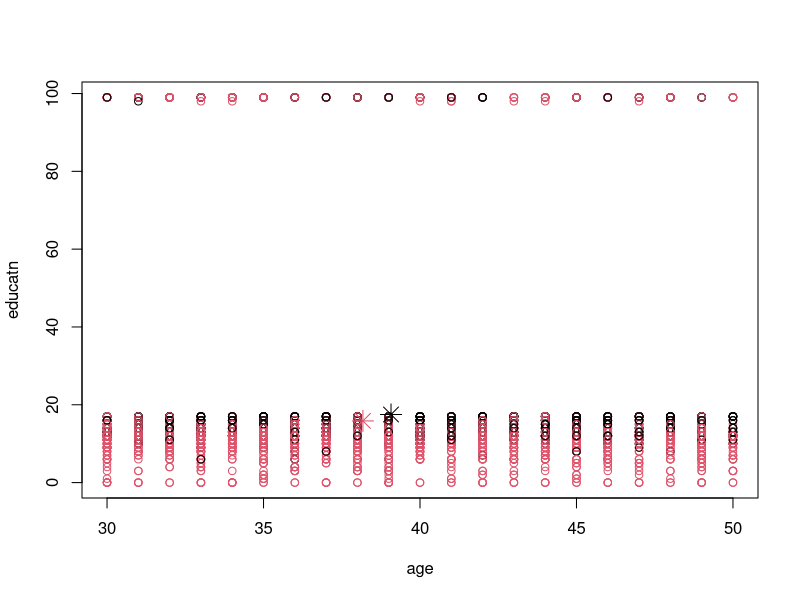
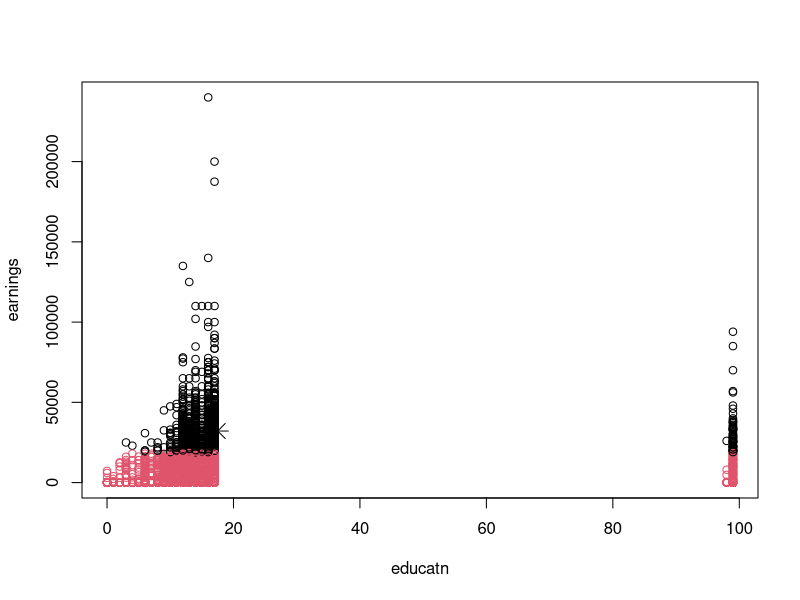
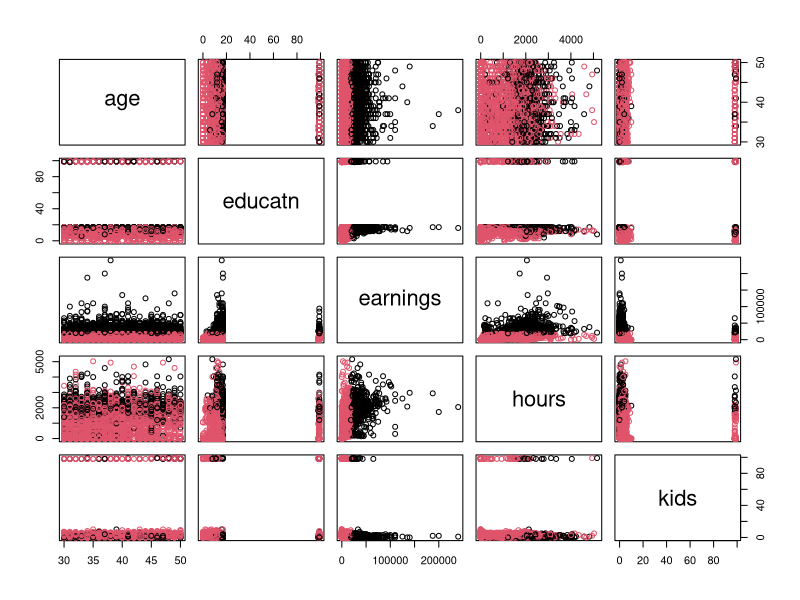
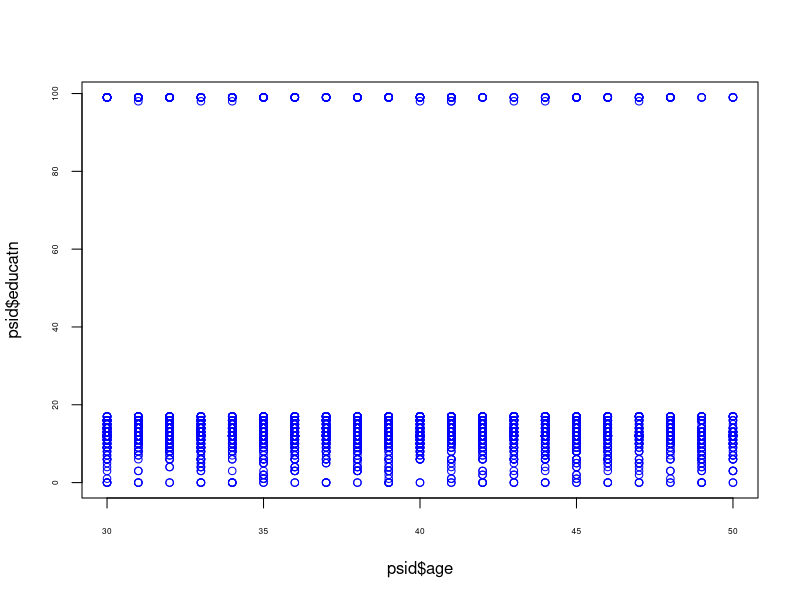
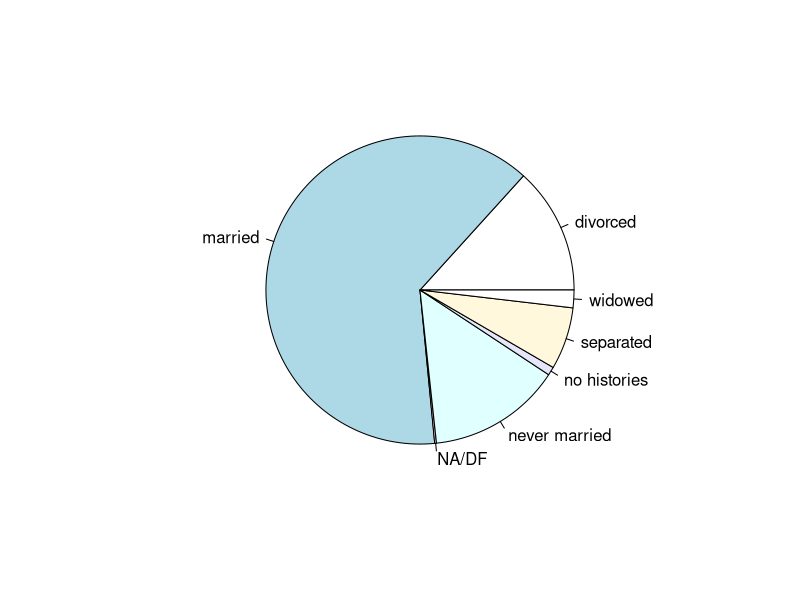
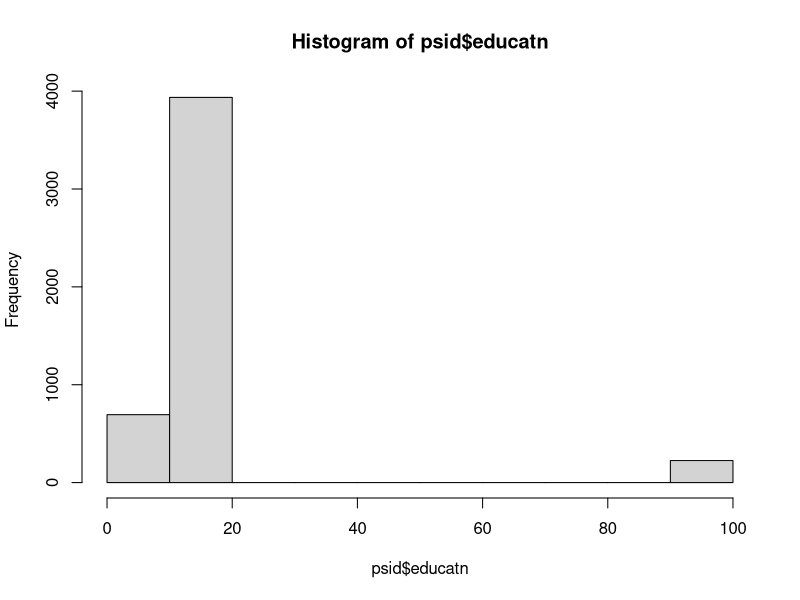
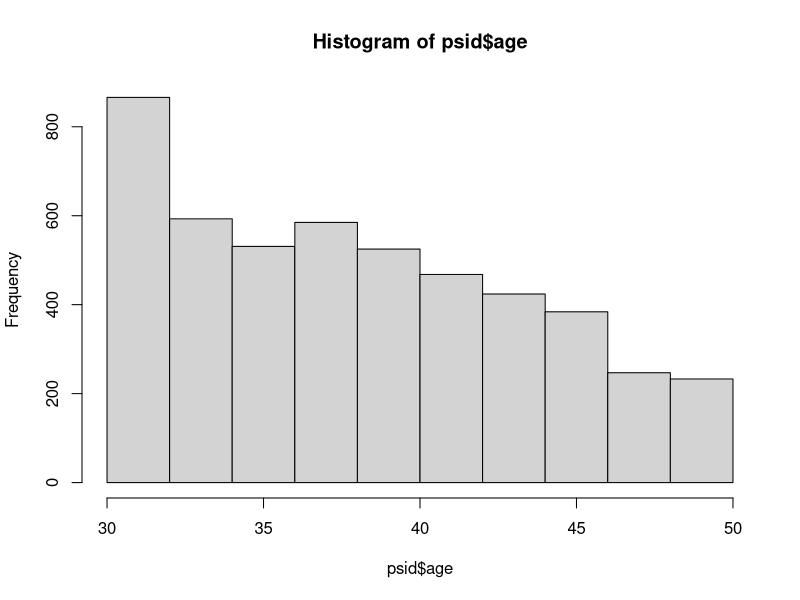
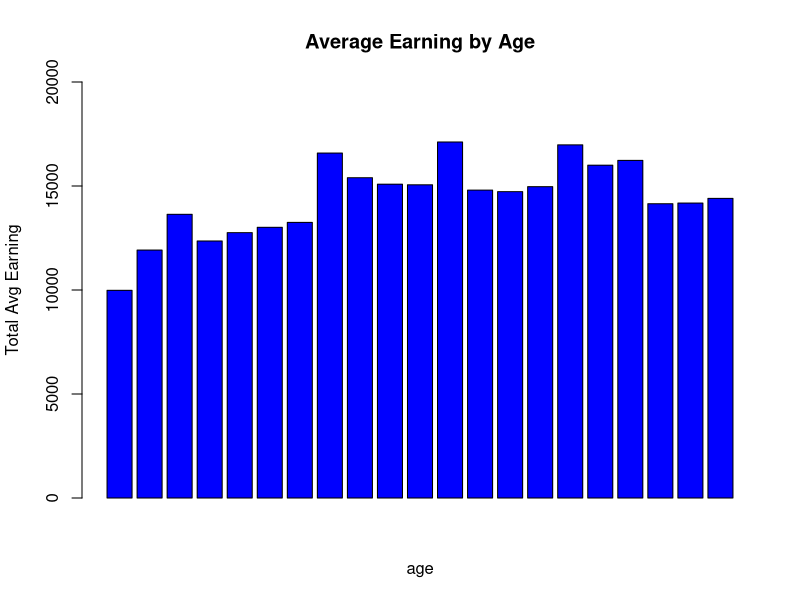

Reproduce these figures in R, in order. (Note: this script raises an error after producing the figures.)
psidData1 = read.csv("PSID.csv", header = TRUE)
psidData = psidData1[!is.na(psidData1$educatn),]
summary(psidData)

kc = kmeans(psidData[,4:8], 2)
kc

plot(psidData[,4:5], col=kc$cluster)
points(kc$centers[,1:2], col=1:2,pch=8,cex=2)

plot(psidData[,5:6], col=kc$cluster)
points(kc$centers[,2:3],col=1:2, pch=8,cex=2)

plot(psidData[,4:8], col=kc$cluster)
points(kc$centers[,3:4],col=1:2, pch=8,cex=2)

psid = read.csv("PSID.csv",header = TRUE)

psid

dems <- psid[psid$educatn != "NA",]
dems

aggregate(earnings~married, psid, mean)

aggregate(earnings~married, psid, sd)

aggregate(educatn~married, psid, mean)

aggregate(educatn~married, psid, sd)


library(e1071)
skewness(psid$age)

plot(psid$age,psid$educatn, col="blue", cex.axis = 0.5)

pie(table(psid$married))

hist(psid$educatn)

hist(psid$age)

#####
psidData = read.csv("PSID.csv", header = TRUE)
psid =  psidData[rowSums(is.na(psidData)) ==0,]
psid

earningAvg = aggregate(earnings ~ age, psid, mean)
earningAvg

#bar chart
barplot(earningAvg$earnings, col=c("blue"),
        main= "Average Earning by Age" ,xlab="age", ylim = c(0,20000) ,ylab="Total Avg Earning", axisnames = TRUE,cex.axis = par("cex.axis"), cex.names=par("cex.axis"), )
?barplot

#line chart
x <- earningAvg$age
y <- earningAvg$earnings
plot(x,y, type = "l", col=c("red") )

#Kmeans
kc= kmeans(psid[4],5)
kc

plot(earningAvg, col=kc$cluster)
plot(earningAvg$age,avgEarnings$earnings)
hist(earningAvg$age)
hist(earningAvg$earnings)
earningAvg
#cov(psid$age, psid$earnings)


